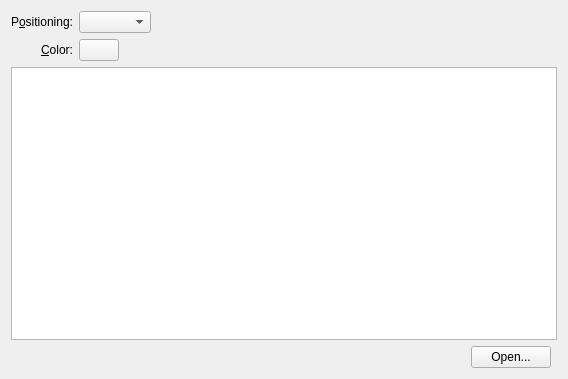
<?xml version="1.0" encoding="UTF-8"?>
<ui version="4.0">
 <class>ImageConfig</class>
 <widget class="QWidget" name="ImageConfig">
  <property name="geometry">
   <rect>
    <x>0</x>
    <y>0</y>
    <width>568</width>
    <height>379</height>
   </rect>
  </property>
  <layout class="QGridLayout" name="gridLayout">
   <item row="2" column="0" colspan="3">
    <widget class="ItemsView" name="m_view">
     <property name="minimumSize">
      <size>
       <width>300</width>
       <height>220</height>
      </size>
     </property>
     <property name="movement">
      <enum>QListView::Static</enum>
     </property>
     <property name="resizeMode">
      <enum>QListView::Adjust</enum>
     </property>
     <property name="layoutMode">
      <enum>QListView::Batched</enum>
     </property>
     <property name="spacing">
      <number>2</number>
     </property>
     <property name="viewMode">
      <enum>QListView::IconMode</enum>
     </property>
     <property name="uniformItemSizes">
      <bool>false</bool>
     </property>
    </widget>
   </item>
   <item row="0" column="0">
    <widget class="QLabel" name="m_positioningLabel">
     <property name="text">
      <string>P&amp;ositioning:</string>
     </property>
     <property name="alignment">
      <set>Qt::AlignRight|Qt::AlignTrailing|Qt::AlignVCenter</set>
     </property>
     <property name="buddy">
      <cstring>m_resizeMethod</cstring>
     </property>
    </widget>
   </item>
   <item row="1" column="0">
    <widget class="QLabel" name="m_colorLabel">
     <property name="text">
      <string>&amp;Color:</string>
     </property>
     <property name="alignment">
      <set>Qt::AlignRight|Qt::AlignTrailing|Qt::AlignVCenter</set>
     </property>
     <property name="buddy">
      <cstring>m_color</cstring>
     </property>
    </widget>
   </item>
   <item row="1" column="1" colspan="2">
    <layout class="QHBoxLayout" name="horizontalLayout_2">
     <item>
      <widget class="KColorButton" name="m_color">
       <property name="sizePolicy">
        <sizepolicy hsizetype="Minimum" vsizetype="Fixed">
         <horstretch>0</horstretch>
         <verstretch>0</verstretch>
        </sizepolicy>
       </property>
       <property name="toolTip">
        <string>Change wallpaper frame color</string>
       </property>
       <property name="whatsThis">
        <string>Change the color of the frame that it may be visible when the wallpaper is centered or scaled with the same proportions.</string>
       </property>
       <property name="color">
        <color>
         <red>70</red>
         <green>90</green>
         <blue>130</blue>
        </color>
       </property>
       <property name="defaultColor">
        <color>
         <red>70</red>
         <green>90</green>
         <blue>130</blue>
        </color>
       </property>
      </widget>
     </item>
     <item>
      <spacer name="spacer">
       <property name="orientation">
        <enum>Qt::Horizontal</enum>
       </property>
       <property name="sizeHint" stdset="0">
        <size>
         <width>40</width>
         <height>20</height>
        </size>
       </property>
      </spacer>
     </item>
    </layout>
   </item>
   <item row="0" column="1" colspan="2">
    <layout class="QHBoxLayout" name="horizontalLayout">
     <item>
      <widget class="QComboBox" name="m_resizeMethod">
       <property name="sizePolicy">
        <sizepolicy hsizetype="Preferred" vsizetype="Fixed">
         <horstretch>0</horstretch>
         <verstretch>0</verstretch>
        </sizepolicy>
       </property>
      </widget>
     </item>
     <item>
      <spacer name="spacer_2">
       <property name="orientation">
        <enum>Qt::Horizontal</enum>
       </property>
       <property name="sizeHint" stdset="0">
        <size>
         <width>187</width>
         <height>17</height>
        </size>
       </property>
      </spacer>
     </item>
    </layout>
   </item>
   <item row="3" column="1">
    <layout class="QHBoxLayout" name="horizontalLayout_3">
     <item>
      <spacer name="horizontalSpacer">
       <property name="orientation">
        <enum>Qt::Horizontal</enum>
       </property>
       <property name="sizeHint" stdset="0">
        <size>
         <width>40</width>
         <height>20</height>
        </size>
       </property>
      </spacer>
     </item>
     <item>
      <widget class="KPushButton" name="m_pictureUrlButton">
       <property name="text">
        <string>Open...</string>
       </property>
      </widget>
     </item>
    </layout>
   </item>
  </layout>
 </widget>
 <customwidgets>
  <customwidget>
   <class>ItemsView</class>
   <extends>QListView</extends>
   <header>itemsview.h</header>
  </customwidget>
  <customwidget>
   <class>KPushButton</class>
   <extends>QPushButton</extends>
   <header>kpushbutton.h</header>
  </customwidget>
  <customwidget>
   <class>KColorButton</class>
   <extends>QPushButton</extends>
   <header>kcolorbutton.h</header>
  </customwidget>
 </customwidgets>
 <resources/>
 <connections/>
</ui>
